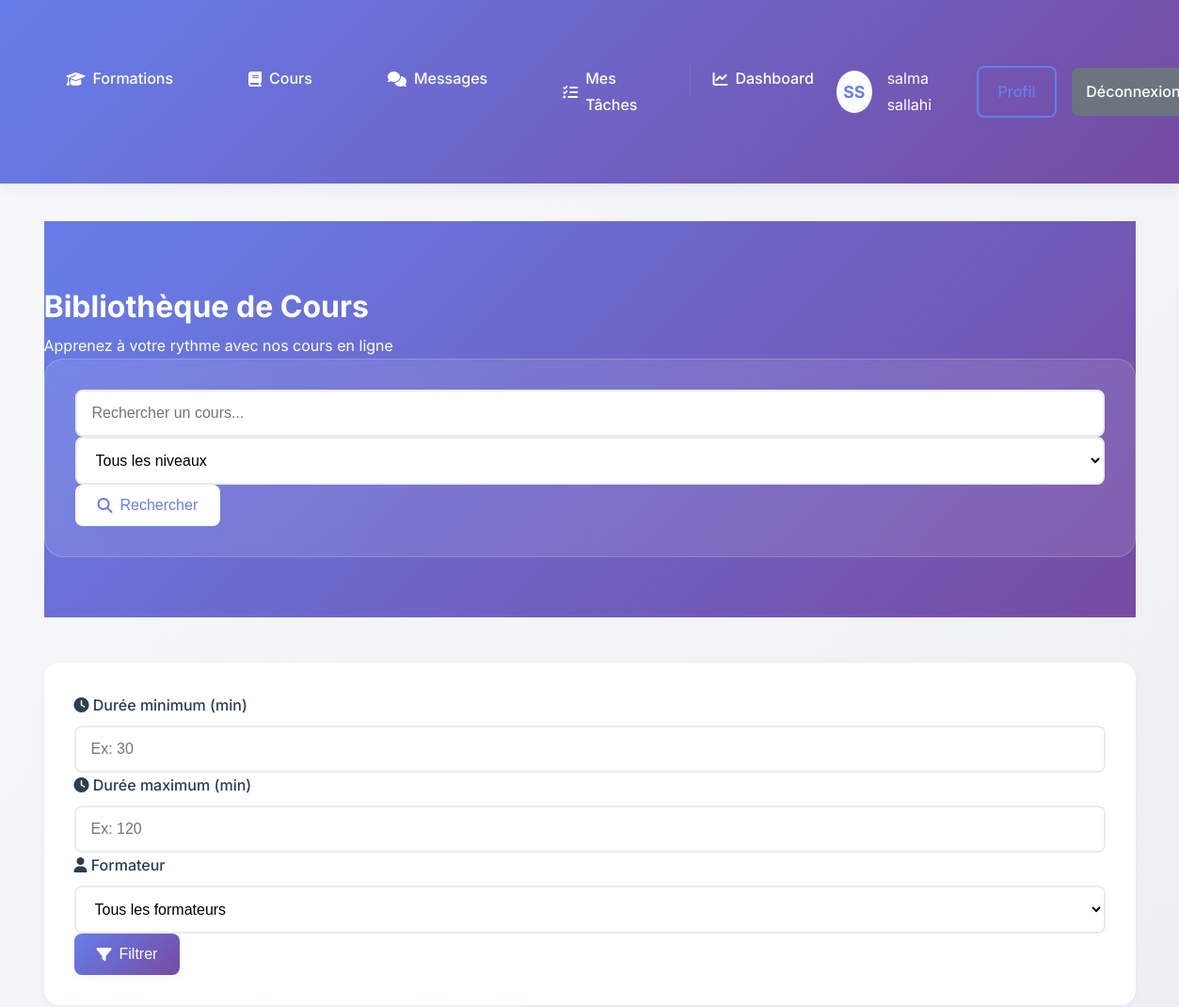
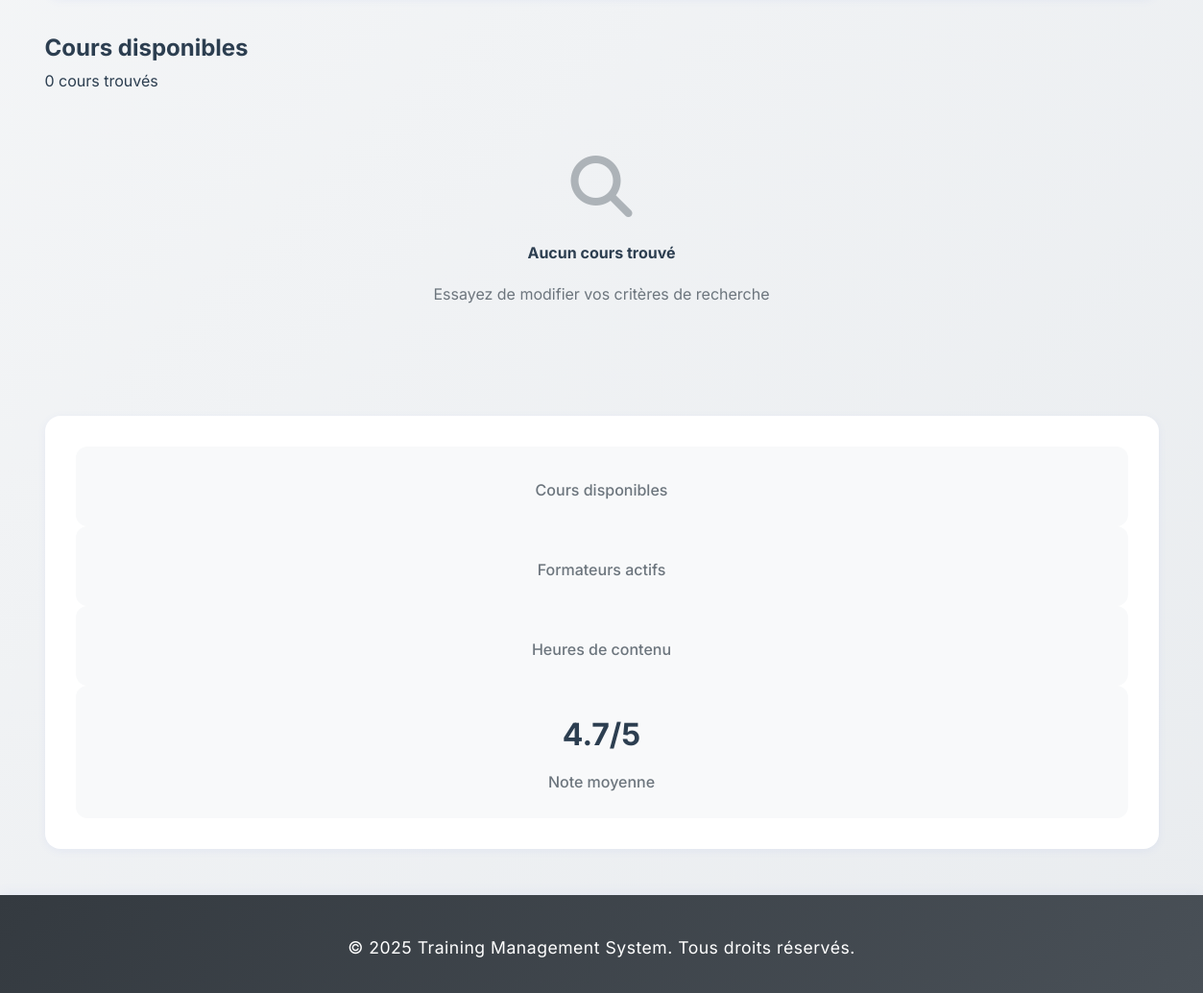
Page /courses/ (signed in) on the committed database (2 pictures, top to bottom).
### users/models.py (models this page shows, shortened)
class Utilisateur(AbstractUser):
    email = models.EmailField(unique=True)
    nom = models.CharField(max_length=100)
    prenom = models.CharField(max_length=100)
    telephone = models.CharField(max_length=20, blank=True)
    adresse = models.TextField(blank=True)
    date_naissance = models.DateField(null=True, blank=True)
    photo_profil = models.ImageField(upload_to='profiles/', blank=True, null=True)
    date_creation = models.DateTimeField(default=timezone.now)
    derniere_connexion = models.DateTimeField(null=True, blank=True)
    USERNAME_FIELD = 'email'
    REQUIRED_FIELDS = ['username', 'nom', 'prenom']
    class Meta:
        verbose_name = 'Utilisateur'
        verbose_name_plural = 'Utilisateurs'

### courses/views.py (the view, shortened to what this page needs)
# urls.py: path('', views.courses_list, name='list'),
def courses_list(request):
    courses = Cours.objects.filter(publie=True).order_by('-date_creation')
    query = request.GET.get('search')
    categorie = request.GET.get('categorie')
    if categorie:
        courses = courses.filter(categorie=categorie)
    niveau = request.GET.get('niveau')
    if niveau:
        courses = courses.filter(niveau=niveau)
    categories = courses.values_list('categorie', flat=True).distinct()
    context = {
        'courses': courses,
        'categories': categories,
        'niveaux': Cours._meta.get_field('niveau').choices,
        'query': query,
        'selected_categorie': categorie,
        'selected_niveau': niveau,
    }
    return render(request, 'courses/list.html', context)

### templates/courses/list.html (shortened to what this page needs)
{% extends 'base.html' %}
{% load static %}
{% block content %}
<div class="search-section">
    <div class="container">
        <div class="row">
            <div class="col-lg-8 mx-auto text-center">
                <h1 class="display-4 fw-bold mb-3">Bibliothèque de Cours</h1>
                <p class="lead mb-4">Apprenez à votre rythme avec nos cours en ligne</p>
                <form method="GET" class="search-form">
                    <div class="row g-3">
                        <div class="col-md-5">
                            <input type="text" name="q" class="form-control form-control-lg"
                                   placeholder="Rechercher un cours..." value="{{ request.GET.q }}">
                        </div>
                        <div class="col-md-3">
                            <select name="niveau" class="form-control form-control-lg">
                                <option value="">Tous les niveaux</option>
                            </select>
                        </div>
                        <div class="col-md-4">
                            <button type="submit" class="btn btn-light btn-lg w-100 search-btn">
                                <i class="fas fa-search"></i> Rechercher
                            </button>
                        </div>
                    </div>
                </form>
            </div>
        </div>
    </div>
</div>
<div class="container">
    <div class="filter-section">
        <form method="GET" class="row g-3">
            <div class="col-md-3">
                <label class="form-label">
                    <i class="fas fa-clock"></i> Durée minimum (min)
                </label>
                <input type="number" name="duree_min" class="form-control"
                       value="{{ request.GET.duree_min }}" placeholder="Ex: 30">
            </div>
            <div class="col-md-3">
                <label class="form-label">
                    <i class="fas fa-clock"></i> Durée maximum (min)
                </label>
                <input type="number" name="duree_max" class="form-control"
                       value="{{ request.GET.duree_max }}" placeholder="Ex: 120">
            </div>
            <div class="col-md-3">
                <label class="form-label">
                    <i class="fas fa-user"></i> Formateur
                </label>
                <select name="formateur" class="form-control">
                    <option value="">Tous les formateurs</option>
                </select>
            </div>
            <div class="col-md-3 d-flex align-items-end">
                <button type="submit" class="btn btn-primary w-100">
                    <i class="fas fa-filter"></i> Filtrer
                </button>
            </div>
        </form>
    </div>
    <div class="row mb-4">
        <div class="col-md-6">
            <h2>Cours disponibles</h2>
            <p class="text-muted">{{ courses|length }} cours trouvé{{ courses|length|pluralize }}</p>
        </div>
    </div>
    <div class="row">
        {% for course in courses %}
        <div class="col-md-4 col-lg-3 mb-4">
            <div class="card course-card">
                <div class="position-relative">
                    {% if course.image %}
                        <img src="{{ course.image.url }}" class="card-img-top course-image" alt="{{ course.titre }}">
                    {% else %}
                        <div class="course-image bg-light d-flex align-items-center justify-content-center">
                            <i class="fas fa-play-circle fa-3x text-muted"></i>
                        </div>
                    {% endif %}
                    <span class="badge niveau-badge">
                        {{ course.get_niveau_display }}
                    </span>
                    <span class="badge duration-badge">
                        <i class="fas fa-clock"></i> {{ course.duree_minutes }}min
                    </span>
                </div>
                <div class="card-body course-body d-flex flex-column">
                    <h6 class="card-title course-title">{{ course.titre }}</h6>
                    <p class="card-text course-description">
                        {{ course.description|truncatewords:15 }}
                    </p>
                    <div class="course-meta">
                        <div class="instructor-info">
                            <i class="fas fa-user"></i>
                            <span>{{ course.formateur.get_full_name|truncatechars:20 }}</span>
                        </div>
                        {% if course.moyenne_notes %}
                        <div class="rating-display">
                            <span class="rating-stars">
                                {% for i in "12345" %}
                                    {% if forloop.counter <= course.moyenne_notes|floatformat:0 %}
                                        <i class="fas fa-star"></i>
                                    {% else %}
                                        <i class="far fa-star"></i>
                                    {% endif %}
                                {% endfor %}
                            </span>
                            <small class="text-muted">
                                {{ course.moyenne_notes|floatformat:1 }} ({{ course.commentaires.count }})
                            </small>
                        </div>
                        {% endif %}
                    </div>
                    <div class="course-actions">
                        <a href="{% url 'courses:detail' course.id %}" class="btn btn-outline-primary btn-sm btn-course">
                            <i class="fas fa-eye"></i> Voir détails
                        </a>
                        {% if user.is_authenticated %}
                            {% if course in user.cours_progressions.all %}
                                <a href="{% url 'courses:watch' course.id %}" class="btn btn-success btn-sm btn-course">
                                    <i class="fas fa-play"></i> Continuer
                                </a>
                            {% else %}
                                <a href="{% url 'courses:enroll' course.id %}" class="btn btn-primary btn-sm btn-course">
                                    <i class="fas fa-plus"></i> Commencer
                                </a>
                            {% endif %}
                        {% endif %}
                    </div>
                </div>
            </div>
        </div>
        {% empty %}
        <div class="col-12">
            <div class="empty-state">
                <i class="fas fa-search"></i>
                <h4>Aucun cours trouvé</h4>
                <p>Essayez de modifier vos critères de recherche</p>
            </div>
        </div>
        {% endfor %}
    </div>
    <div class="stats-section">
        <div class="row">
            <div class="col-md-3 text-center">
                <div class="stat-card">
                    <div class="stat-label">Cours disponibles</div>
                </div>
            </div>
            <div class="col-md-3 text-center">
                <div class="stat-card">
                    <div class="stat-label">Formateurs actifs</div>
                </div>
            </div>
            <div class="col-md-3 text-center">
                <div class="stat-card">
                    <div class="stat-label">Heures de contenu</div>
                </div>
            </div>
            <div class="col-md-3 text-center">
                <div class="stat-card">
                    <div class="stat-number text-warning">4.7/5</div>
                    <div class="stat-label">Note moyenne</div>
                </div>
            </div>
        </div>
    </div>
</div>
{% endblock %}

### templates/base.html (shortened to what this page needs)
<!DOCTYPE html>
<html lang="fr">
<head>
    <link rel="stylesheet" href="https://cdnjs.cloudflare.com/ajax/libs/font-awesome/6.4.0/css/all.min.css">
</head>
<body>
    <header class="header">
        <nav class="nav-container">
            <ul class="nav-menu">
                <li><a href="{% url 'formations:list' %}"><i class="fas fa-graduation-cap"></i> Formations</a></li>
                <li><a href="{% url 'courses:list' %}"><i class="fas fa-book"></i> Cours</a></li>
                {% if user.is_authenticated %}
                    <li><a href="{% url 'messaging:inbox' %}"><i class="fas fa-comments"></i> Messages</a></li>
                    <li><a href="{% url 'formations:task_list' %}"><i class="fas fa-tasks"></i> Mes Tâches</a></li>
                    <li><a href="{% url 'users:dashboard' %}"><i class="fas fa-chart-line"></i> Dashboard</a></li>
                {% endif %}
            </ul>
            <div class="user-menu">
                {% if user.is_authenticated %}
                    <div class="user-avatar interactive-element">
                        {{ user.prenom|first|upper }}{{ user.nom|first|upper }}
                    </div>
                    <span>{{ user.prenom }} {{ user.nom }}</span>
                    <a href="{% url 'users:profile' %}" class="btn btn-outline">Profil</a>
                    <a href="{% url 'users:logout' %}" class="btn btn-secondary">Déconnexion</a>
                {% else %}
                    <a href="{% url 'users:login' %}" class="btn btn-outline">Connexion</a>
                    <a href="{% url 'users:register' %}" class="btn btn-primary">Inscription</a>
                {% endif %}
            </div>
        </nav>
    </header>
    <main class="main-content">
        {% block content %}
        {% endblock %}
    </main>
    <footer class="footer">
        <p>&copy; 2025 Training Management System. Tous droits réservés.</p>
    </footer>
</body>
</html>

### templates/base.html (style rules this page uses)
* { margin: 0; padding: 0; box-sizing: border-box; }
:root { --primary-color: #667eea; --secondary-color: #764ba2; --accent-color: #f093fb; --success-color: #28a745; --warning-color: #ffc107; --danger-color: #dc3545; --info-color: #17a2b8; --light-color: #f8f9fa; --dark-color: #343a40; --text-primary: #2c3e50; --text-secondary: #6c757d; --border-color: #e9ecef; --shadow-light: 0 2px 8px rgba(102,126,234,0.08); --shadow-medium: 0 4px 16px rgba(102,126,234,0.12); --shadow-heavy: 0 8px 32px rgba(102,126,234,0.16); --transition-fast: 0.2s ease; --transition-medium: 0.3s ease; --transition-slow: 0.5s ease; }
body { font-family: 'Inter', 'Segoe UI', Tahoma, Geneva, Verdana, sans-serif; background: linear-gradient(135deg, #f8f9fa 0%, #e9ecef 100%); line-height: 1.7; color: var(--text-primary); font-weight: 400; }
.header { background: linear-gradient(135deg, var(--primary-color) 0%, var(--secondary-color) 100%); color: white; padding: 1rem 0; box-shadow: var(--shadow-medium); position: sticky; top: 0; z-index: 100; backdrop-filter: blur(10px); }
.nav-container { max-width: 1200px; margin: 0 auto; display: flex; justify-content: space-between; align-items: center; padding: 0 20px; }
.nav-menu { display: flex; list-style: none; gap: 2rem; }
.nav-menu a { color: white; text-decoration: none; padding: 0.75rem 1.5rem; border-radius: 8px; font-weight: 500; transition: var(--transition-medium); position: relative; overflow: hidden; display: flex; align-items: center; gap: 0.5rem; }
.nav-menu a::before { content: ''; position: absolute; top: 0; left: 0; width: 100%; height: 100%; background: rgba(255,255,255,0.1); transform: translateX(-100%); transition: var(--transition-medium); }
.user-menu { display: flex; align-items: center; gap: 1rem; }
.user-avatar { width: 45px; height: 45px; border-radius: 50%; background: linear-gradient(135deg, #fff 0%, #f8f9fa 100%); color: var(--primary-color); display: flex; align-items: center; justify-content: center; font-weight: bold; font-size: 1.1rem; box-shadow: var(--shadow-light); transition: var(--transition-medium); border: 2px solid transparent; }
.main-content { max-width: 1200px; margin: 2.5rem auto 2rem auto; padding: 0 20px; min-height: calc(100vh - 220px); }
.btn { display: inline-flex; align-items: center; justify-content: center; gap: 0.5rem; padding: 0.75rem 1.5rem; border: none; border-radius: 8px; text-decoration: none; cursor: pointer; font-size: 1rem; font-weight: 500; transition: var(--transition-medium); text-align: center; box-shadow: var(--shadow-light); position: relative; overflow: hidden; min-height: 44px; }
.btn::before { content: ''; position: absolute; top: 50%; left: 50%; width: 0; height: 0; background: rgba(255,255,255,0.2); border-radius: 50%; transform: translate(-50%, -50%); transition: var(--transition-medium); }
.btn-primary { background: linear-gradient(135deg, var(--primary-color) 0%, var(--secondary-color) 100%); color: white; }
.btn-secondary { background: var(--text-secondary); color: white; }
.btn-outline { background: transparent; border: 2px solid var(--primary-color); color: var(--primary-color); }
.form-label { display: block; margin-bottom: 0.5rem; font-weight: 500; color: var(--text-primary); }
.form-control { width: 100%; padding: 0.875rem 1rem; border: 2px solid var(--border-color); border-radius: 8px; font-size: 1rem; transition: var(--transition-medium); background: #fff; }
.footer { background: linear-gradient(135deg, var(--dark-color) 0%, #495057 100%); color: white; text-align: center; padding: 2.5rem 0 2rem 0; margin-top: 3rem; font-size: 1.1rem; letter-spacing: 0.5px; box-shadow: 0 -2px 12px rgba(102,126,234,0.07); }
.interactive-element { transition: var(--transition-medium); cursor: pointer; }
html { scroll-behavior: smooth; }

### rows in the picture
Utilisateur: prenom|first "S", nom|first "S", prenom "salma", nom "sallahi"

### other values in the picture
{{ courses|length }} "0"
